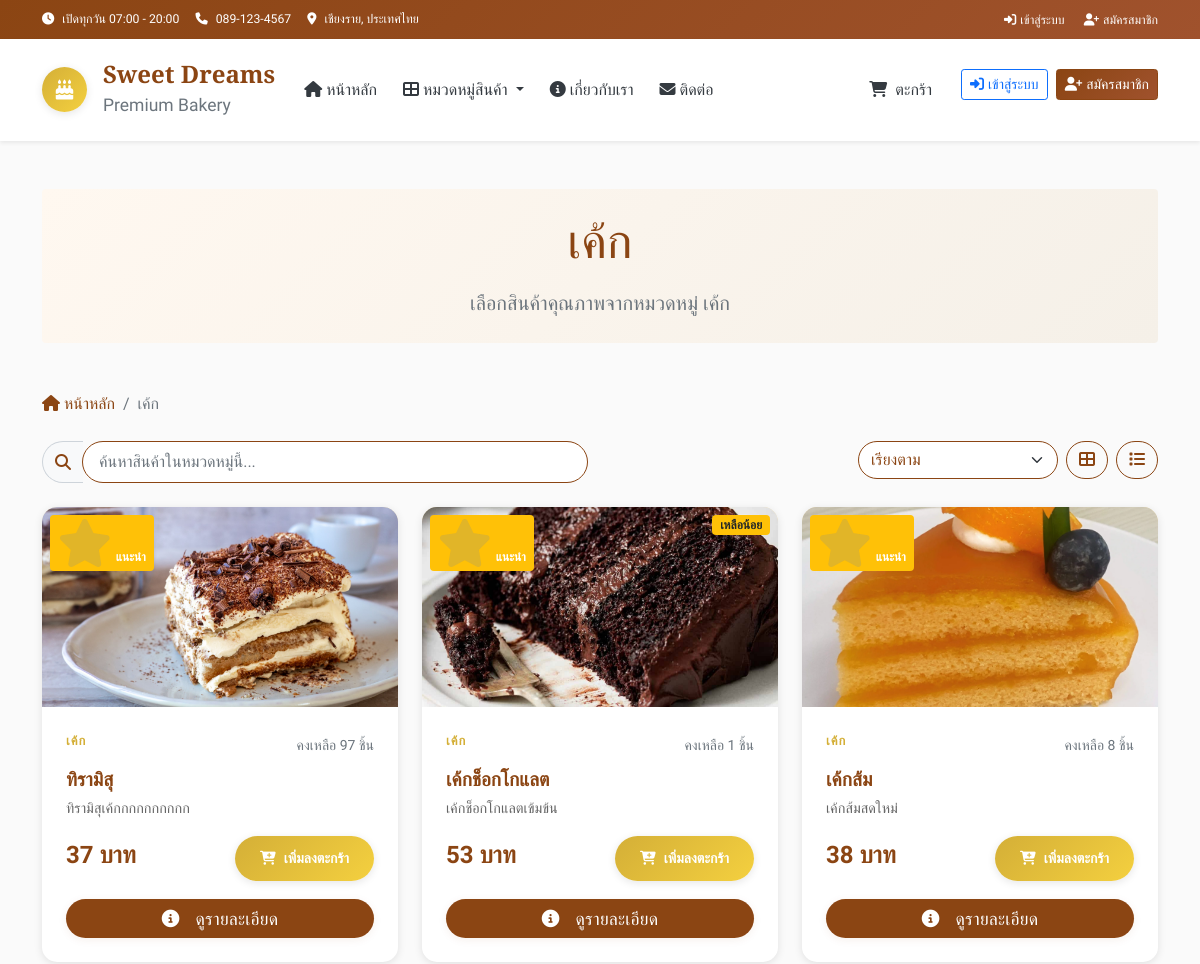
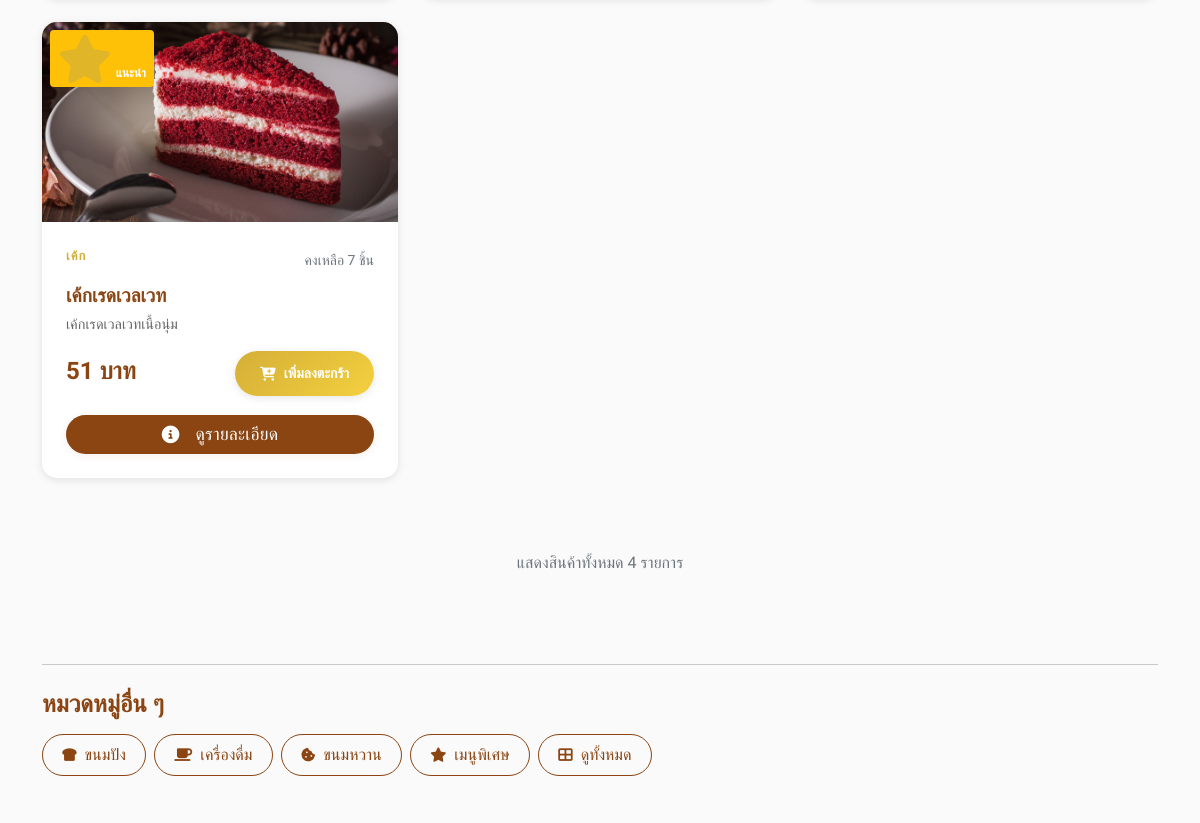
The page /category/1 (upper part) on the database as committed earlier (2 pictures, top to bottom).
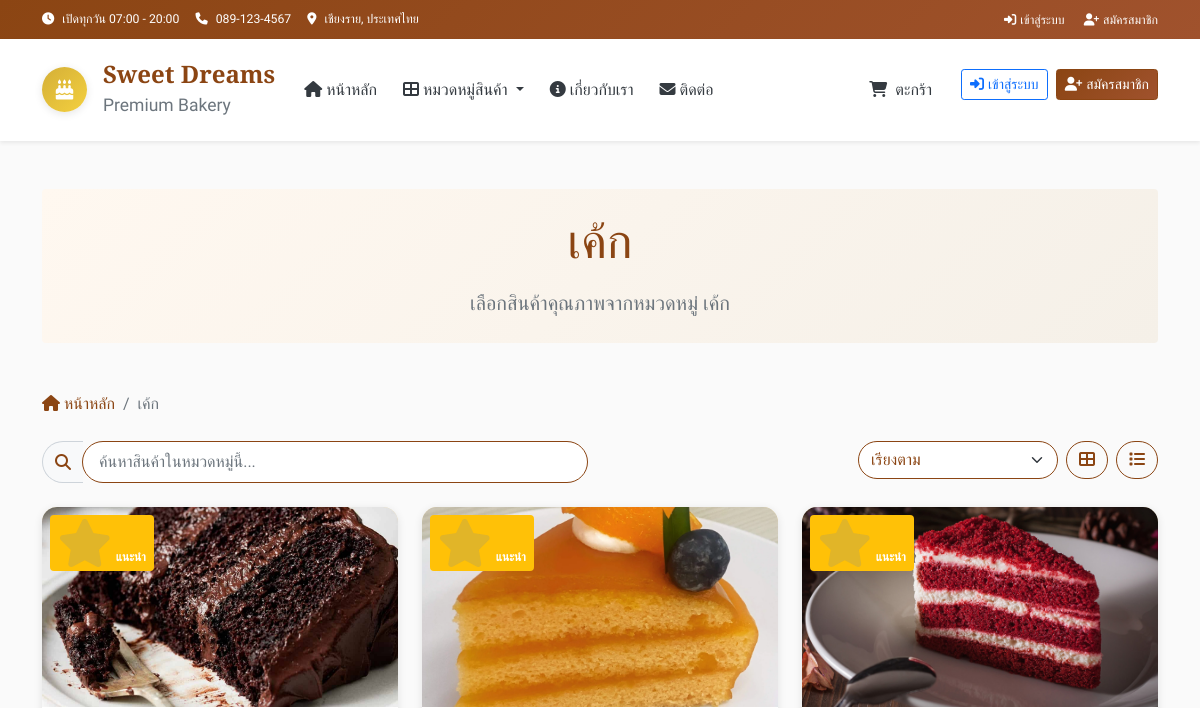
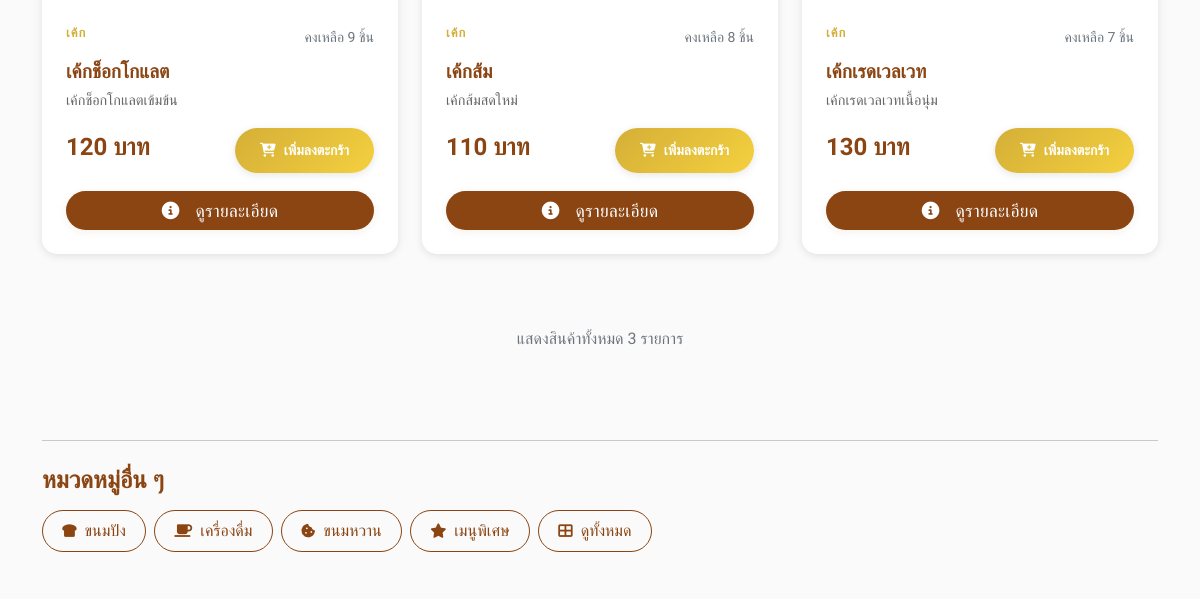
The same page on the database as committed later (2 pictures, top to bottom).
### tables this page shows
CREATE TABLE categories (
        id INTEGER PRIMARY KEY AUTOINCREMENT,
        name TEXT UNIQUE NOT NULL,
        name_en TEXT,
        icon TEXT,
        description TEXT,
        display_order INTEGER DEFAULT 0
    );

CREATE TABLE products (
        id INTEGER PRIMARY KEY AUTOINCREMENT,
        name TEXT NOT NULL,
        name_en TEXT,
        description TEXT,
        price DECIMAL(10,2) NOT NULL,
        image TEXT,
        category_id INTEGER,
        is_available BOOLEAN DEFAULT 1,
        is_featured BOOLEAN DEFAULT 0,
        stock_quantity INTEGER DEFAULT 0,
        created_at TIMESTAMP DEFAULT CURRENT_TIMESTAMP,
        FOREIGN KEY (category_id) REFERENCES categories (id)
    );

### app.py (the view)
@app.route('/category/<int:category_id>')
def category_by_id(category_id):
    categories = get_categories()
    products = get_products_by_category(category_id)
    category_name = None
    for cat in categories:
        if cat['id'] == category_id:
            category_name = cat['name']
            break
    if not category_name:
        flash('ไม่พบหมวดหมู่ที่ต้องการ')
        return redirect(url_for('index'))
    return render_template('category.html',
                         products=products,
                         category_name=category_name)

### templates/category.html (shortened to what this page needs)
{% extends "layout.html" %}
{% block content %}
<div class="container py-5">
    <div class="row mb-5">
        <div class="col-12">
            <div class="bg-gradient-light rounded p-4 text-center">
                <h1 class="display-5 mb-3">{{ category_name }}</h1>
                <p class="lead text-muted mb-0">เลือกสินค้าคุณภาพจากหมวดหมู่ {{ category_name }}</p>
            </div>
        </div>
    </div>
    <nav aria-label="breadcrumb" class="mb-4">
        <ol class="breadcrumb">
            <li class="breadcrumb-item">
                <a href="{{ url_for('index') }}" class="text-decoration-none">
                    <i class="fas fa-home me-1"></i>หน้าหลัก
                </a>
            </li>
            <li class="breadcrumb-item active">{{ category_name }}</li>
        </ol>
    </nav>
    <div class="row mb-4">
        <div class="col-lg-6">
            <div class="input-group">
                <span class="input-group-text">
                    <i class="fas fa-search"></i>
                </span>
                <input type="text" class="form-control" id="search-products"
                       placeholder="ค้นหาสินค้าในหมวดหมู่นี้...">
            </div>
        </div>
        <div class="col-lg-6 mt-3 mt-lg-0">
            <div class="d-flex gap-2 justify-content-lg-end">
                <select class="form-select" id="sort-products" style="max-width: 200px;">
                    <option value="default">เรียงตาม</option>
                </select>
                <button class="btn btn-outline-primary" id="view-grid" title="มุมมองตาราง">
                    <i class="fas fa-th-large"></i>
                </button>
                <button class="btn btn-outline-primary" id="view-list" title="มุมมองรายการ">
                    <i class="fas fa-list"></i>
                </button>
            </div>
        </div>
    </div>
    {% if products %}
        <div class="row" id="products-container">
            {% for product in products %}
            <div class="col-lg-4 col-md-6 mb-4 product-item"
                 data-name="{{ product.name }}"
                 data-price="{{ product.price }}">
                <div class="product-card h-100">
                    <div class="product-image position-relative">
                        {% if product.image %}
                            <img src="{{ url_for('static', filename='images/products/' + product.image) }}"
                                 alt="{{ product.name }}"
                                 class="img-fluid"
                                 loading="lazy">
                        {% else %}
                            <i class="fas fa-birthday-cake"></i>
                        {% endif %}
                        {% if product.is_featured %}
                            <span class="badge bg-warning position-absolute top-0 start-0 m-2">
                                <i class="fas fa-star me-1"></i>แนะนำ
                            </span>
                        {% endif %}
                        {% if product.stock_quantity <= 5 and product.stock_quantity > 0 %}
                            <span class="badge bg-warning text-dark position-absolute top-0 end-0 m-2">
                                เหลือน้อย
                            </span>
                        {% endif %}
                    </div>
                    <div class="product-body">
                        <div class="d-flex justify-content-between align-items-center mb-2">
                            <div class="product-category">{{ category_name }}</div>
                            {% if product.stock_quantity > 0 %}
                                <small class="text-muted">คงเหลือ {{ product.stock_quantity }} ชิ้น</small>
                            {% else %}
                                <small class="text-danger">สินค้าหมด</small>
                            {% endif %}
                        </div>
                        <h5 class="product-name">{{ product.name }}</h5>
                        {% if product.description %}
                            <p class="product-description">{{ product.description }}</p>
                        {% endif %}
                        <div class="d-flex justify-content-between align-items-baseline">
                            <div class="product-price">{{ "%.0f"|format(product.price) }} บาท</div>
                            {% if product.stock_quantity > 0 %}
                                <button class="btn btn-custom btn-sm add-to-cart"
                                        data-product-id="{{ product.id }}"
                                        data-product-name="{{ product.name }}"
                                        data-product-price="{{ product.price }}">
                                    <i class="fas fa-cart-plus"></i> เพิ่มลงตะกร้า
                                </button>
                            {% else %}
                                <button class="btn btn-secondary btn-sm" disabled>
                                    <i class="fas fa-times"></i> หมด
                                </button>
                            {% endif %}
                        </div>
                        <div class="d-flex justify-content-center mt-2">
                            <a href="{{ url_for('product_detail', product_id=product.id) }}"
                               class="btn btn-detail-view">
                                <i class="fas fa-info-circle me-2"></i>
                                ดูรายละเอียด
                            </a>
                        </div>
                    </div>
                </div>
            </div>
            {% endfor %}
        </div>
        <div class="row mt-5">
            <div class="col-12 text-center">
                <p class="text-muted">แสดงสินค้าทั้งหมด {{ products|length }} รายการ</p>
            </div>
        </div>
    {% endif %}
    <div class="row mt-5">
        <div class="col-12">
            <hr class="my-4">
            <h4 class="mb-3">หมวดหมู่อื่น ๆ</h4>
            <div class="d-flex flex-wrap gap-2">
                {% for category in categories %}
                    {% if category.name != category_name %}
                    <a href="{{ url_for('category_by_id', category_id=category.id) }}"
                       class="btn btn-outline-primary">
                        <i class="{{ category.icon }} me-1"></i>
                        {{ category.name }}
                    </a>
                    {% endif %}
                {% endfor %}
                <a href="{{ url_for('index') }}#products" class="btn btn-outline-secondary">
                    <i class="fas fa-th-large me-1"></i>
                    ดูทั้งหมด
                </a>
            </div>
        </div>
    </div>
</div>
{% endblock %}

### templates/layout.html (shortened to what this page needs)
<!DOCTYPE html>
<html lang="th" data-bs-theme="light">
<head>
    <link href="https://cdn.jsdelivr.net/npm/bootstrap@5.0.2/dist/css/bootstrap.min.css" rel="stylesheet">
    <link rel="stylesheet" href="https://cdnjs.cloudflare.com/ajax/libs/font-awesome/6.4.0/css/all.min.css">
    <link rel="stylesheet" href="{{ url_for('static', filename='css/main.css') }}">
</head>
<body>
    <header>
        <div class="top-bar bg-primary text-white py-2">
            <div class="container">
                <div class="row align-items-center">
                    <div class="col-md-8">
                        <small class="d-flex align-items-center flex-wrap gap-3">
                            <span><i class="fas fa-clock me-2"></i>เปิดทุกวัน 07:00 - 20:00</span>
                            <span><i class="fas fa-phone me-2"></i>089-123-4567</span>
                            <span><i class="fas fa-map-marker-alt me-2"></i>เชียงราย, ประเทศไทย</span>
                        </small>
                    </div>
                    <div class="col-md-4 text-end">
                        {% if session.get('user_id') %}
                            <small>
                                <i class="fas fa-user me-2"></i>
                                สวัสดี, {{ session.get('full_name') or session.get('username') }}
                            </small>
                        {% else %}
                            <small>
                                <a href="{{ url_for('login') }}" class="text-white text-decoration-none me-3">
                                    <i class="fas fa-sign-in-alt me-1"></i>เข้าสู่ระบบ
                                </a>
                                <a href="{{ url_for('register') }}" class="text-white text-decoration-none">
                                    <i class="fas fa-user-plus me-1"></i>สมัครสมาชิก
                                </a>
                            </small>
                        {% endif %}
                    </div>
                </div>
            </div>
        </div>
    </header>
    <nav class="navbar navbar-expand-lg navbar-light bg-white shadow-sm sticky-top" aria-label="Main navigation">
        <div class="container">
            <a class="navbar-brand d-flex align-items-center" href="{{ url_for('index') }}">
                <div class="logo-container me-3">
                    <div class="logo-circle">
                        <i class="fas fa-birthday-cake" aria-hidden="true"></i>
                    </div>
                </div>
                <div class="brand-info d-none d-md-block">
                    <h4 class="mb-0 brand-name">Sweet Dreams</h4>
                    <small class="text-muted">Premium Bakery</small>
                </div>
            </a>
            <div class="collapse navbar-collapse" id="navbarNav">
                <ul class="navbar-nav me-auto mb-2 mb-lg-0">
                    <li class="nav-item">
                        <a class="nav-link fw-500 {% if request.endpoint == 'index' %}active{% endif %}" href="{{ url_for('index') }}">
                            <i class="fas fa-home me-1"></i>หน้าหลัก
                        </a>
                    </li>
                    <li class="nav-item dropdown">
                        <a class="nav-link dropdown-toggle fw-500" href="#" role="button" data-bs-toggle="dropdown" aria-expanded="false">
                            <i class="fas fa-th-large me-1"></i>หมวดหมู่สินค้า
                        </a>
                    </li>
                    <li class="nav-item">
                        <a class="nav-link fw-500" href="{{ url_for('index') }}#about">
                            <i class="fas fa-info-circle me-1"></i>เกี่ยวกับเรา
                        </a>
                    </li>
                    <li class="nav-item">
                        <a class="nav-link fw-500" href="{{ url_for('index') }}#contact">
                            <i class="fas fa-envelope me-1"></i>ติดต่อ
                        </a>
                    </li>
                </ul>
                <ul class="navbar-nav ms-auto">
                    <li class="nav-item me-3">
                        <a class="nav-link position-relative fw-500 cart-link" href="{{ url_for('cart') }}">
                            <i class="fas fa-shopping-cart me-1"></i>
                            <span class="d-none d-lg-inline">ตะกร้า</span>
                        </a>
                    </li>
                    {% if session.get('user_id') %}
                        <li class="nav-item dropdown">
                            <a class="nav-link dropdown-toggle fw-500" href="#" role="button" data-bs-toggle="dropdown" aria-expanded="false">
                                <i class="fas fa-user me-1"></i>
                                <span class="d-none d-lg-inline">{{ session.get('full_name') or session.get('username') }}</span>
                            </a>
                            <ul class="dropdown-menu dropdown-menu-end shadow-sm border-0">
                                <li>
                                    <a class="dropdown-item" href="{{ url_for('profile') }}">
                                        <i class="fas fa-user me-2"></i>โปรไฟล์
                                    </a>
                                </li>
                                <li>
                                    <a class="dropdown-item" href="{{ url_for('track_order') }}">
                                        <i class="fas fa-truck me-2"></i>ติดตามคำสั่งซื้อ
                                    </a>
                                </li>
                                <li>
                                    <a class="dropdown-item" href="{{ url_for('order_history') }}">
                                        <i class="fas fa-history me-2"></i>ประวัติการสั่งซื้อ
                                    </a>
                                </li>
                                {% if session.get('role') == 'admin' %}
                                <li><hr class="dropdown-divider"></li>
                                <li>
                                    <a class="dropdown-item text-primary" href="{{ url_for('admin') }}">
                                        <i class="fas fa-cog me-2"></i>จัดการสินค้า
                                    </a>
                                </li>
                                <li>
                                    <a class="dropdown-item text-primary" href="{{ url_for('admin_orders') }}">
                                        <i class="fas fa-shopping-cart me-2"></i>จัดการคำสั่งซื้อ
                                    </a>
                                </li>
                                <li>
                                    <a class="dropdown-item text-primary" href="{{ url_for('admin_order_history') }}">
                                        <i class="fas fa-history me-2"></i>ประวัติการสั่งซื้อทั้งหมด
                                    </a>
                                </li>
                                {% endif %}
                                <li><hr class="dropdown-divider"></li>
                                <li>
                                    <a class="dropdown-item text-danger" href="{{ url_for('logout') }}">
                                        <i class="fas fa-sign-out-alt me-2"></i>ออกจากระบบ
                                    </a>
                                </li>
                            </ul>
                        </li>
                    {% else %}
                        <li class="nav-item me-2">
                            <a class="btn btn-outline-primary btn-sm" href="{{ url_for('login') }}">
                                <i class="fas fa-sign-in-alt me-1"></i>เข้าสู่ระบบ
                            </a>
                        </li>
                        <li class="nav-item">
                            <a class="btn btn-primary btn-sm" href="{{ url_for('register') }}">
                                <i class="fas fa-user-plus me-1"></i>สมัครสมาชิก
                            </a>
                        </li>
                    {% endif %}
                </ul>
            </div>
        </div>
    </nav>
    <main>
        {% block content %}{% endblock %}
    </main>
</body>
</html>

Rows that differ between the two databases and show on the page:
removed products: image (picture), is_featured True (drawn), {{ category_name }} "เค้ก", stock_quantity "97", name "ทิรามิสุ", description "ทิรามิสุเค้กกกกกกกกกก", price "37"
removed products: image (picture), is_featured True (drawn), shows "เหลือน้อย", {{ category_name }} "เค้ก", stock_quantity "1", name "เค้กช็อกโกแลต", description "เค้กช็อกโกแลตเข้มข้น", price "53"
added products: image (picture), is_featured True (drawn), {{ category_name }} "เค้ก", stock_quantity "9", name "เค้กช็อกโกแลต", description "เค้กช็อกโกแลตเข้มข้น", price "120"
changed products "เค้กส้ม": price "38" → "110"
changed products "เค้กเรดเวลเวท": price "51" → "130"
Other text that changed with them:
{{ products|length }}: "4" → "3"
